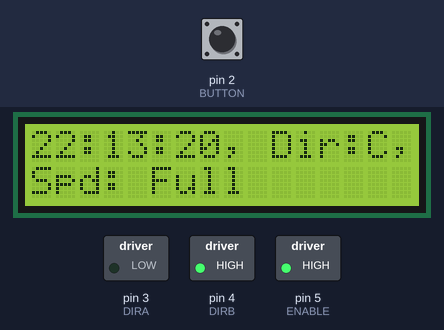
The sketch below on a simulated Arduino Uno, built with avr-gcc and run on an emulated ATmega328P. Shown: 16×2 character LCD, switched loads named in the sketch (green lamp = pin HIGH). The test bench sets the inputs (shaded band); at power-on: pin 2 (BUTTON) LOW. The local clock reads 2024-03-15 10:24:30 at power-on unless the sketch sets it.

Above: at 1.2 s.
1.3 s: pin 2 (BUTTON) pulled HIGH for 1.2 s
At 3.5 s:
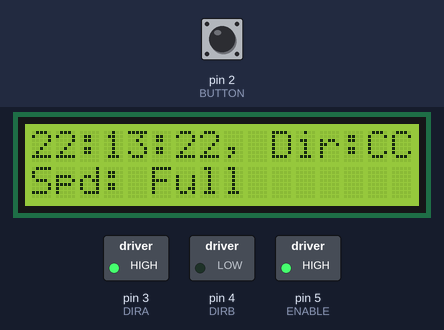
6.6 s: pin 2 (BUTTON) pulled HIGH for 1.2 s
At 7.4 s:
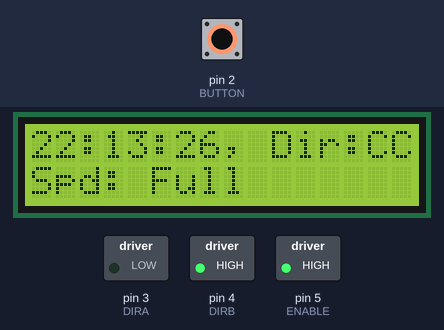
11.9 s: pin 2 (BUTTON) pulled HIGH for 3.2 s
At 12.9 s:
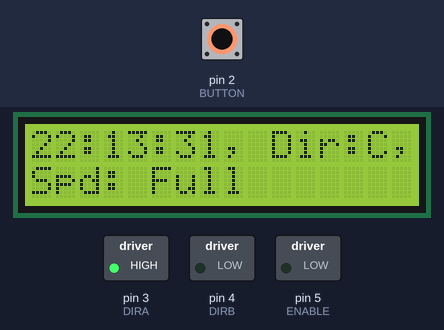
Timing chart, 0 to 15.6 s (numbered marks = the images above; inputs shaded):
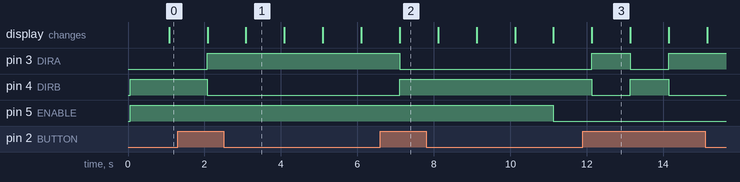

Measured:
- after the input at 1.3 s, pin 3 (DIRA): LOW → HIGH after 0.78 s; pin 4 (DIRB): HIGH → LOW after 0.78 s; the display: first differs from a run without the input after 1.8 s (image 1)
- after the input at 6.6 s, pin 3 (DIRA): HIGH → LOW after 0.50 s; pin 4 (DIRB): LOW → HIGH after 0.50 s
- after the input at 11.9 s, pin 3 (DIRA): LOW → HIGH after 0.23 s, → LOW 1.0 s later, → HIGH 1.0 s later; pin 4 (DIRB): HIGH → LOW after 0.23 s, → HIGH 1.0 s later, → LOW 1.0 s later
- what the display in image 1 shows lasts 1.0 s, from 3.1 s to 4.1 s

The sketch:

EECE4520_Lab3.ino
```cpp
#include <Wire.h>
#include <LiquidCrystal.h>
#include <DS3231.h>

// DC motor pins
#define ENABLE 5
#define DIRA 3
#define DIRB 4

// button pin
#define BUTTON 2

int i;
bool dFlag = false; // motor direction flag

// clock variables
DS3231 clock;
RTCDateTime dt;

// LCD interface pins
LiquidCrystal lcd(7, 8, 9, 10, 11, 12);

// ISA variables
boolean toggle = 0;
int hour;
int minute;
int second;
bool direction1;

void setup() {
  // set DC motor directions
  pinMode(ENABLE,OUTPUT);
  pinMode(DIRA,OUTPUT);
  pinMode(DIRB,OUTPUT);

  // set button input
  pinMode(BUTTON, INPUT);

  // initialize DS3231
  clock.begin();
  clock.setDateTime(__DATE__, __TIME__);

  // set up the LCD's number of columns and rows:
  lcd.begin(16, 2);
  // Print a message to the LCD.
  //lcd.print("Hello, World!");

  cli();//stop interrupts

  //set timer1 interrupt at 1Hz
  TCCR1A = 0;// set entire TCCR1A register to 0
  TCCR1B = 0;// same for TCCR1B
  TCNT1  = 0;//initialize counter value to 0
  // set compare match register for 1hz increments
  OCR1A = 15624;// = (16*10^6) / (1*1024) - 1 (must be <65536)
  // turn on CTC mode
  TCCR1B |= (1 << WGM12);
  // Set CS12 and CS10 bits for 1024 prescaler
  TCCR1B |= (1 << CS12) | (1 << CS10);
  // enable timer compare interrupt
  TIMSK1 |= (1 << OCIE1A);

  sei();//allow interrupts
}

// Timer1's interrupt service routing (ISR)
// The code in ISR will be executed every time timer1 interrupt occurs
// That is, the code will be called once every second
// TODO
//   you need to set a flag to trigger an evaluation of the conditions
//   in your state machine, then potentially transit to next state
//
ISR(TIMER1_COMPA_vect){//timer1 interrupt 1Hz toggles pin 13 (LED)
//generates pulse wave of frequency 1Hz/2 = 0.5kHz (takes two cycles for full wave- toggle high then toggle low)

  if(toggle) { // check if the toggle is set to 1
   // update motor data
    hour = dt.hour;
    minute = dt.minute;
    second = dt.second;
    direction1 = dFlag;
    toggle = 0; // set toggle to 0
  }
  else{ // if toggle is set to 0
   // update motor data
    hour = dt.hour;
    minute = dt.minute;
    second = dt.second;
    direction1 = dFlag;
    toggle = 1; // set toggle to 1
  }
}

void loop() {
    dt = clock.getDateTime(); // retrieve date and time

    // start motor every minute
    if(second == 0) {
      digitalWrite(ENABLE, HIGH);
    }
    // stop the motor after 30 seconds
    if(second == 30) {
      digitalWrite(ENABLE, LOW);
    }

    // change motor direction if the button is pressed
    if(digitalRead(BUTTON) == HIGH) {
      if(dFlag == true) {
        dFlag = false;
      }
      else {
        dFlag = true;
      }
    }

    if(dFlag == true) {
      digitalWrite(DIRB, LOW);
      digitalWrite(DIRA, HIGH);
    }
    else {
      digitalWrite(DIRA, LOW);
      digitalWrite(DIRB, HIGH);
    }

    // print time and motor state to LCD
    lcd.setCursor(0, 0);
    lcd.print(String(hour) + ":" + String(minute) + ":" + String(second) + ", Dir:");
    if(direction1 == true) {
      lcd.print("CC,");
    }
    else {
      lcd.print("C, ");
    }

    lcd.setCursor(0, 1);
    lcd.print("Spd: Full");

    delay(1000);
}
```
